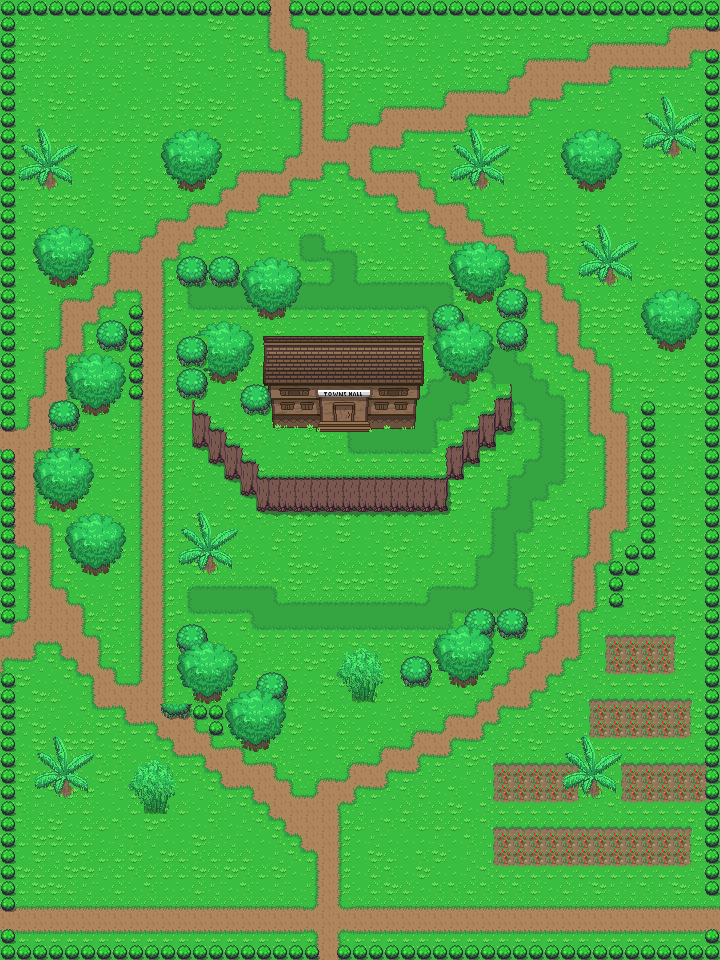

This game map was drawn from its Tiled (.tmx) file and the tilesets committed beside it. A one-line description and the trimmed map source follow:
An orthogonal 45x60 tile map with 16x16 px tiles, 10 tile layers (Base, endblocks, Cliff, Objects 1, ...), 2 tilesets.

<map version="1.0" tiledversion="1.0.2" orientation="orthogonal" renderorder="left-down" width="45" height="60" tilewidth="16" tileheight="16" nextobjectid="1">
 <properties>
  <property name="unity:sortingLayerName" value="AbovePlayer" />
 </properties>
 <tileset firstgid="1" source="../Tileset/Overworld.tsx" />
 <tileset firstgid="1729" source="../Tileset/Building.tsx" />
 <layer name="Base" width="45" height="60">
  <data>[2700 cells, 2700 non-empty, 42 distinct tile ids]</data>
 </layer>
 <layer name="endblocks" width="45" height="60">
  <data>[2700 cells, 196 non-empty, 1 distinct tile ids]</data>
 </layer>
 <layer name="Cliff" width="45" height="60">
  <data>[2700 cells, 88 non-empty, 18 distinct tile ids]</data>
 </layer>
 <layer name="Objects 1" width="45" height="60">
  <data>[2700 cells, 0 non-empty, 0 distinct tile ids]</data>
 </layer>
 <layer name="Plants 1" width="45" height="60">
  <data>[2700 cells, 168 non-empty, 23 distinct tile ids]</data>
 </layer>
 <layer name="Buildings 1" width="45" height="60">
  <data>[2700 cells, 55 non-empty, 55 distinct tile ids]</data>
 </layer>
 <layer name="Buildings 2" width="45" height="60">
  <data>[2700 cells, 0 non-empty, 0 distinct tile ids]</data>
 </layer>
 <layer name="Objects 2" width="45" height="60">
  <data>[2700 cells, 0 non-empty, 0 distinct tile ids]</data>
 </layer>
 <layer name="Plants 2" width="45" height="60">
  <data>[2700 cells, 0 non-empty, 0 distinct tile ids]</data>
 </layer>
 <layer name="Above Player" width="45" height="60">
  <properties>
   <property name="unity:sortingLayerName" value="AbovePlayer" />
  </properties>
  <data>[2700 cells, 284 non-empty, 43 distinct tile ids]</data>
 </layer>
</map>
